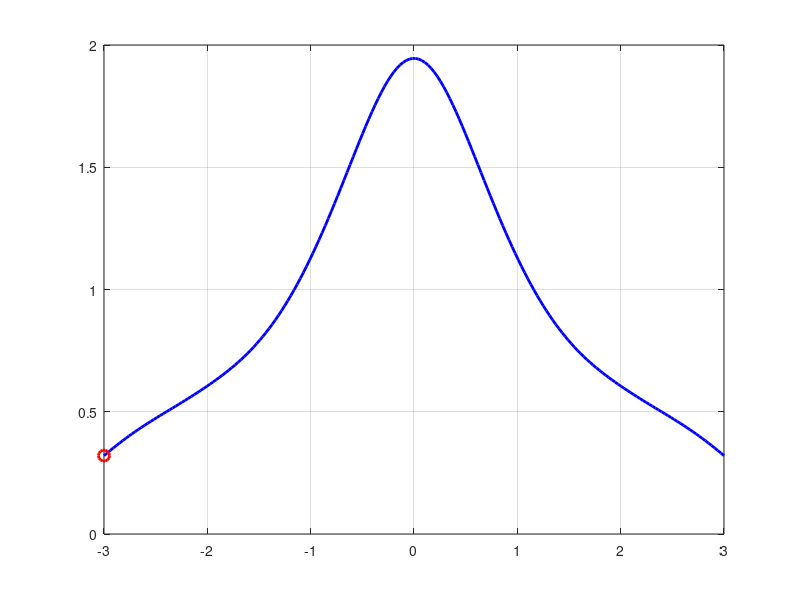

Recreate this plot in MATLAB. (Note: this script raises an error after producing the figure.)
clc; clear; close all;

%% 🔷 PARAMETERS
M = 4;                 % QPSK
alpha = 1.5;           % amplitude
m_max = 5;             % photon count truncation

%% 🔷 QPSK STATES
k = 0:M-1;
theta = pi*(2*k+1)/M;
alpha_k = alpha * exp(1i * theta);

%% 🔷 PRIOR (Uniform)
P = ones(1,M)/M;

%% 🔷 BETA GRID (1D sweep along real axis)
beta_real = linspace(-3,3,200);
beta_imag = 0;

entropy_vals = zeros(size(beta_real));

%% 🔷 ENTROPY COMPUTATION LOOP
for b = 1:length(beta_real)
    
    beta = beta_real(b) + 1i*beta_imag;
    expected_entropy = 0;
    
    for m = 0:m_max
        
        P_m = 0;
        likelihoods = zeros(1,M);
        
        % Compute likelihoods
        for j = 1:M
            lambda = abs(alpha_k(j) - beta)^2;
            likelihoods(j) = (lambda^m / factorial(m)) * exp(-lambda);
            P_m = P_m + P(j) * likelihoods(j);
        end
        
        if P_m < 1e-10
            continue;
        end
        
        % Posterior probabilities
        P_post = (P .* likelihoods) / P_m;
        
        % Shannon entropy
        H = -sum(P_post .* log2(P_post + 1e-12));
        
        % Expected entropy
        expected_entropy = expected_entropy + P_m * H;
    end
    
    entropy_vals(b) = expected_entropy;
end

%% 🔷 FIND OPTIMAL BETA
[~, idx_opt] = min(entropy_vals);
beta_opt = beta_real(idx_opt);

%% 🔷 PLOTTING
figure;
plot(beta_real, entropy_vals, 'b', 'LineWidth', 2); hold on;
grid on;

% Mark optimal beta
plot(beta_opt, entropy_vals(idx_opt), 'ro', 'MarkerSize', 8, 'LineWidth', 2);

% Mark nulling points (real parts of alpha_k)
for i = 1:M
    xline(real(alpha_k(i)), '--k', 'LineWidth', 1);
end

xlabel('Re(\beta)');
ylabel('Expected Entropy');
title('Expected Entropy vs Displacement \beta');

legend('Entropy', 'Optimal \beta', 'Nulling Points');

%% 🔷 DISPLAY RESULTS
fprintf('Optimal beta (real axis): %.4f\n', beta_opt);
disp('QPSK state real parts (nulling positions):');
disp(real(alpha_k));
